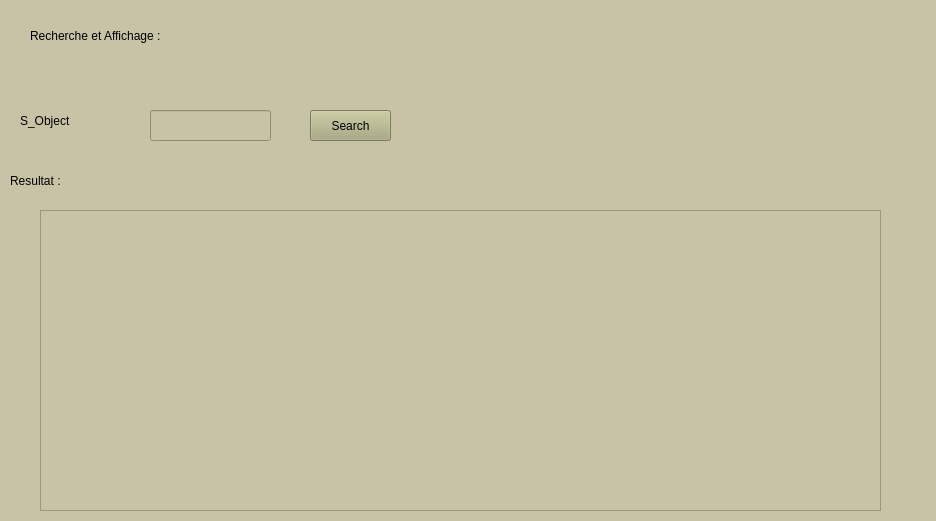
<?xml version="1.0" encoding="UTF-8"?>
<ui version="4.0">
 <class>Form</class>
 <widget class="QWidget" name="Form">
  <property name="geometry">
   <rect>
    <x>0</x>
    <y>0</y>
    <width>936</width>
    <height>521</height>
   </rect>
  </property>
  <property name="windowTitle">
   <string>Form</string>
  </property>
  <property name="styleSheet">
   <string notr="true">background-color : rgb(200, 194, 167)</string>
  </property>
  <widget class="QLineEdit" name="lineEdit">
   <property name="geometry">
    <rect>
     <x>150</x>
     <y>110</y>
     <width>121</width>
     <height>31</height>
    </rect>
   </property>
  </widget>
  <widget class="QLabel" name="label">
   <property name="geometry">
    <rect>
     <x>20</x>
     <y>110</y>
     <width>111</width>
     <height>21</height>
    </rect>
   </property>
   <property name="styleSheet">
    <string notr="true">font: 11pt &quot;Segoe Script&quot;;</string>
   </property>
   <property name="text">
    <string>S_Object</string>
   </property>
  </widget>
  <widget class="QPushButton" name="BtnSearch">
   <property name="geometry">
    <rect>
     <x>310</x>
     <y>110</y>
     <width>81</width>
     <height>31</height>
    </rect>
   </property>
   <property name="styleSheet">
    <string notr="true">font: 12pt &quot;MV Boli&quot;; 
background-color : rgb(170, 170, 127)</string>
   </property>
   <property name="text">
    <string>Search</string>
   </property>
  </widget>
  <widget class="QLabel" name="label_2">
   <property name="geometry">
    <rect>
     <x>30</x>
     <y>20</y>
     <width>221</width>
     <height>31</height>
    </rect>
   </property>
   <property name="styleSheet">
    <string notr="true">font: 12pt &quot;MV Boli&quot;; </string>
   </property>
   <property name="text">
    <string>Recherche et Affichage :</string>
   </property>
  </widget>
  <widget class="QTableWidget" name="tableWidget">
   <property name="geometry">
    <rect>
     <x>40</x>
     <y>210</y>
     <width>841</width>
     <height>301</height>
    </rect>
   </property>
  </widget>
  <widget class="QLabel" name="label_3">
   <property name="geometry">
    <rect>
     <x>10</x>
     <y>170</y>
     <width>121</width>
     <height>21</height>
    </rect>
   </property>
   <property name="styleSheet">
    <string notr="true">font: 12pt &quot;MV Boli&quot;; </string>
   </property>
   <property name="text">
    <string>Resultat :</string>
   </property>
  </widget>
  <widget class="QLabel" name="label_4">
   <property name="geometry">
    <rect>
     <x>280</x>
     <y>10</y>
     <width>91</width>
     <height>81</height>
    </rect>
   </property>
   <property name="text">
    <string/>
   </property>
   <property name="pixmap">
    <pixmap>../954591-removebg-preview.png</pixmap>
   </property>
   <property name="scaledContents">
    <bool>true</bool>
   </property>
  </widget>
  <widget class="QLabel" name="label_5">
   <property name="geometry">
    <rect>
     <x>390</x>
     <y>0</y>
     <width>101</width>
     <height>91</height>
    </rect>
   </property>
   <property name="text">
    <string/>
   </property>
   <property name="pixmap">
    <pixmap>../6425150-removebg-preview.png</pixmap>
   </property>
   <property name="scaledContents">
    <bool>true</bool>
   </property>
  </widget>
 </widget>
 <resources/>
 <connections/>
</ui>
